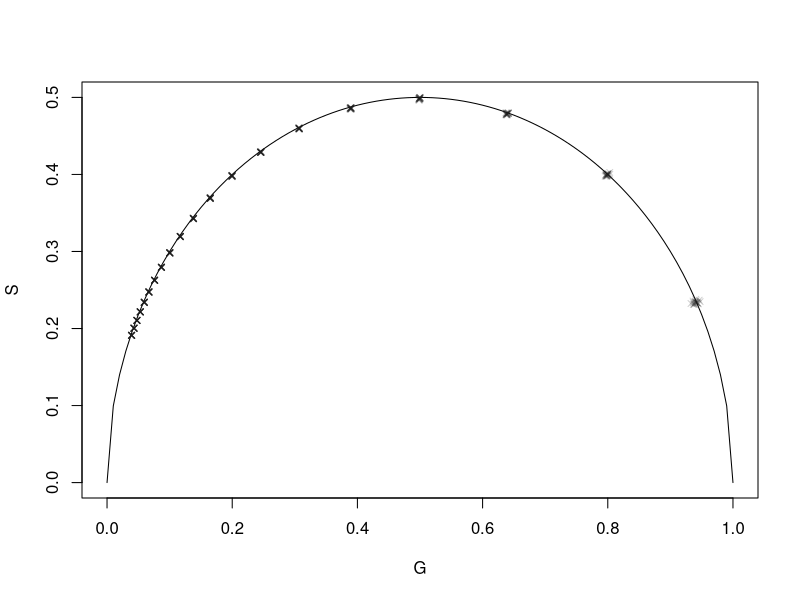

This chart was generated by the following R code:
###############################
# Only for testing purposes!  #
# Tom Kache,                  #
# Jena, 2019                  #
###############################


# For function implementations of the script below, see functions folder!


# Exploring phasor anlysis of FLIM data using simulated decays
# Implementation follows Digman et al., 2008

# 1. Generating an array of fluorescence decays with distribution of lifetimes

## Preallocating memory for array 🤓
decayArray = array(0, dim = c(20, 20, 1000)) # I don't quite get the relationship between the angular frequency and the time bin distance!


## Populating the array with simulated decays
timeSim = seq(0, 25000, length.out = length(decayArray[1, 1, ])) # Note: It is important to save the time-axis dimensions somewhere else! We now have a distance of 4 ps between data points in the array!

for(i in 1:length(decayArray[, 1, 1])) {
  for (j in 1:length(decayArray[1, , 1])) {
    decayArray[i, j, ] = exp(-timeSim/(1000*i + rnorm(1)*0.01)) + rnorm(length(decayArray[1, 1, ]))/200
  }
}
#plot(decayArray[1, 1, ], log = "y")

## Implementation of phasor transformation
### calculating g(omega) and s(omega) --> see Digman et al., 2008

gCoordinate = function(array, timeaxis = timeSim, angFrequency = (2*pi*40e06)) { # angular frequecy of 20 MHz pulsed laser
  output = vector(mode = "double", length = (length(array[, 1, 1]) * length(array[1, , 1])))
  
  c = 1 # c keeps track of the index used to save the result in "output"
  for(i in 1:length(array[, 1, 1])) {
    for(j in 1:length(array[1, , 1])) {
      output[c] = sum(array[i, j, ] * cos(angFrequency * timeaxis)) / sum(array[i, j, ])
      c = c + 1
    }
  }
  
  return(output)
}

sCoordinate = function(array, timeaxis = timeSim, angFrequency = (2*pi*40e06)) { # angular frequecy of 20 MHz pulsed laser
  output = vector(mode = "double", length = (length(array[, 1, 1]) * length(array[1, , 1])))
  
  c = 1 # c keeps track of the index used to save the result in "output"
  for(i in 1:length(array[, 1, 1])) {
    for(j in 1:length(array[1, , 1])) {
      output[c] = sum(array[i, j, ] * sin(angFrequency * timeaxis)) / sum(array[i, j, ])
      c = c + 1
    }
  }
  
  return(output)
}

unitCircle  = function(inputArr) {
  time = seq(0, 25000, length.out = length(inputArr[1, 1, ]))
  unitArray = array(0, dim = c(40, 40, length(time)))
  c = 0
  for(i in 1:length(unitArray[, 1, 1])) {
    for (j in 1:length(unitArray[1, , 1])) {
      unitArray[i, j, ] = 1*exp(-time/(c*10))
      c = c + 1
    }
  }
  gCoord = gCoordinate(unitArray, time)
  sCoord = sCoordinate(unitArray, time)
  
  out = data.frame(gCoord, sCoord)
  return(out)
}

testG = gCoordinate(decayArray)
testS = sCoordinate(decayArray)

# plot(unitCircle(decayArray), type = "l",
#      xlim = c(0, 1),
#      ylim = c(0, 0.5))
# Or we just make the computers life more simple
curve(sqrt(0.25-(x - 0.5)^2), from = 0, to = 1,
      xlab = "G",
      ylab = "S")
points(testG, testS,
       pch = 4,
       cex = 0.8,
       col = grey(0.1, 0.2))
